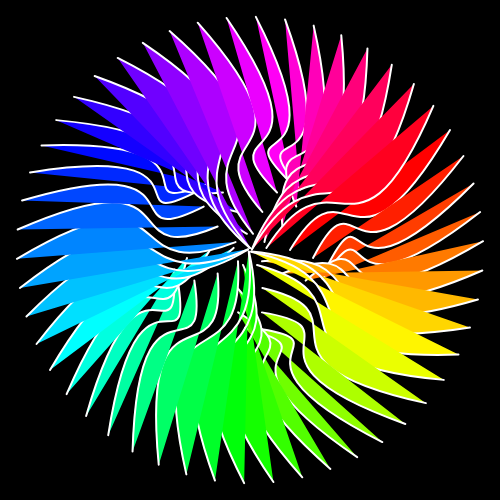
Frame 1 (no input)
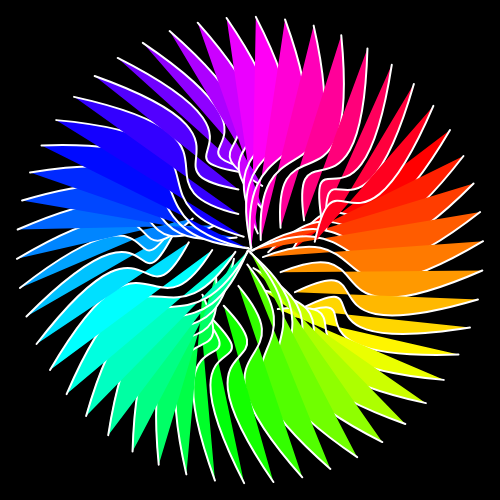
Frame 60 (no input)
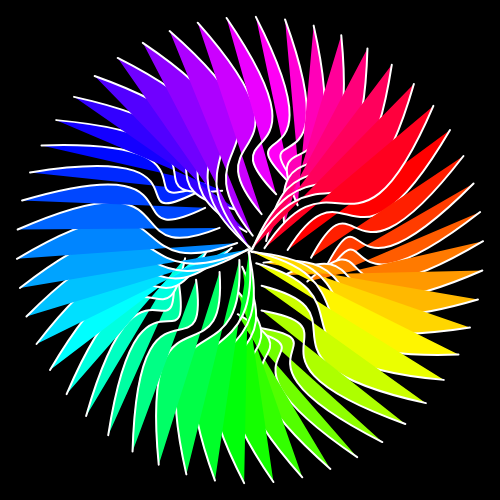
Frame 120 (the mouse pressed at the canvas centre since frame 60)

The p5.js sketch that drew these frames (run headless with seeded random() and noise() and a simulated clock; from frame 60 on, the mouse is pressed at the canvas centre):

// p5.js sketch
// ── sketch.js
num = 50;
theta = 0;
 
function setup() {
  createCanvas(500,500)
  background(0);
  stroke(255);
  strokeWeight(2);
  fill(255, 50);
  colorMode(HSB,255,100,100);
}
 
function draw() {
  background(0);
  translate(width/2, height/2);
  for (i=0; i<num; i++) {
    push();
    offSet = (TWO_PI/num*i);
    rotate(offSet);
    x1 = map(sin(theta+offSet*5),-1,1,0,80);
    x2 = x1 -50 ;
    x3 = 100;
    x4 = x3 + 100;
    fill(255.0/num*i,100,100,100);
    bezier(x1, 0, 100, -100, x3, 50, x4, -120);
    pop();
  }
  theta += 0.0523;
  //if (frameCount%3==0 && frameCount<121) saveFrame("image-###.gif");
}
